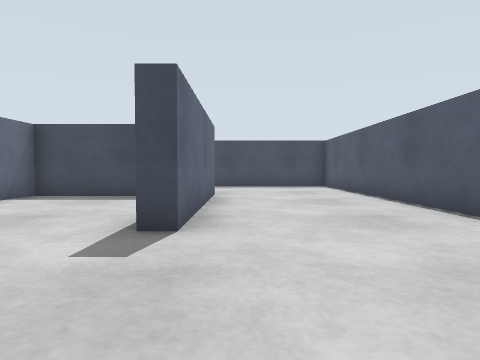
view 1 (above)

24 first-person views from a walk through a robot-simulator world made for Gazebo. The camera is 0.15 m above the floor, tilts 2° down and sees 75° across. The floor is counted in squares, 0.2 m on a side. Each view is taken from the middle of a square. On the plan, view 1 faces up. The plan holds only what a view shows up to about 10 squares ahead; the rest is blank. The place goes on beyond the plan.

view 2
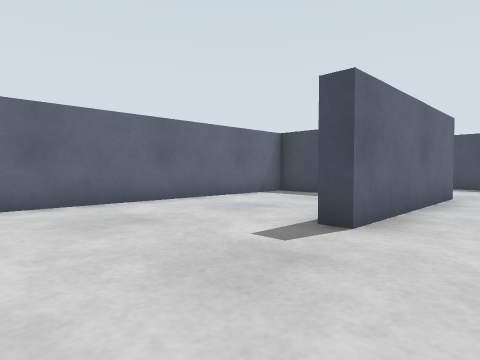

view 3
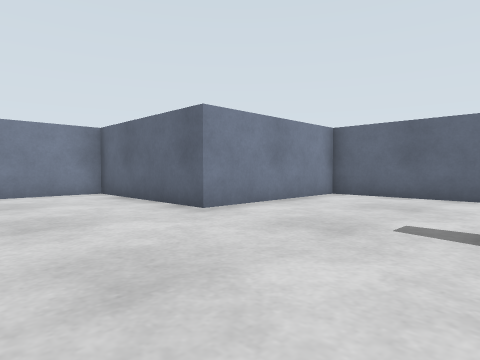

view 4
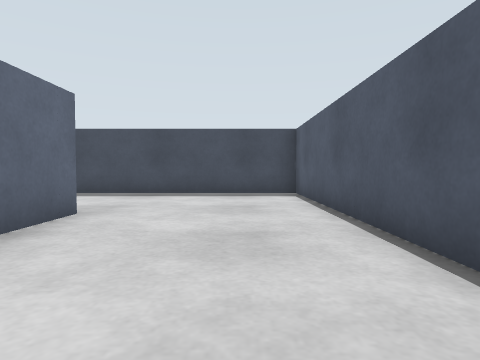

view 5
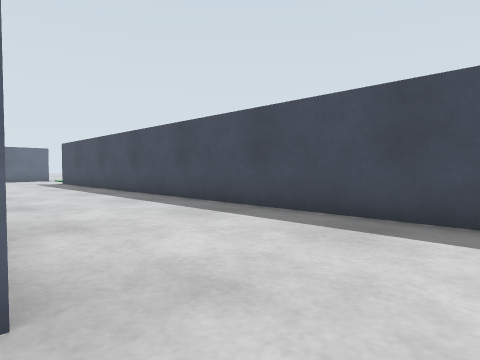

view 6
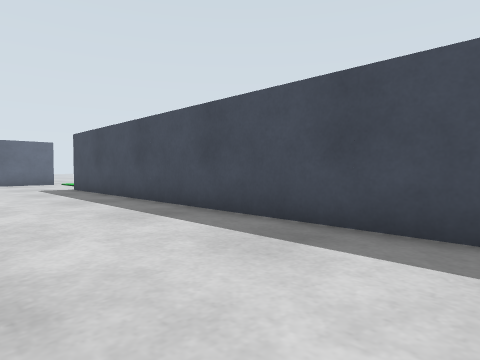

view 7
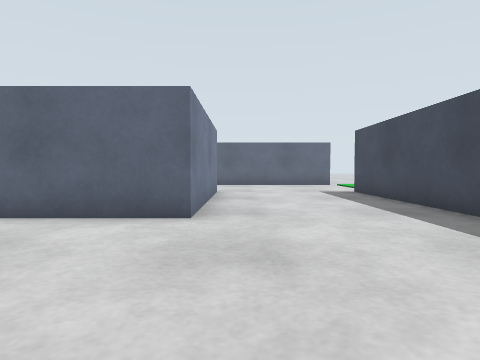

view 8
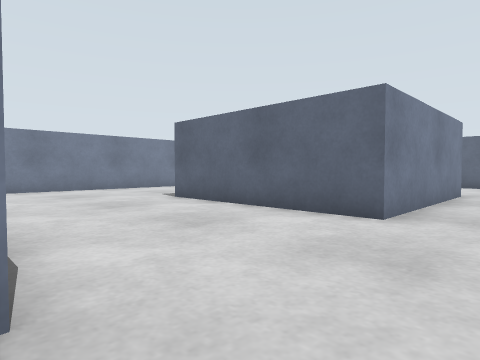

view 9
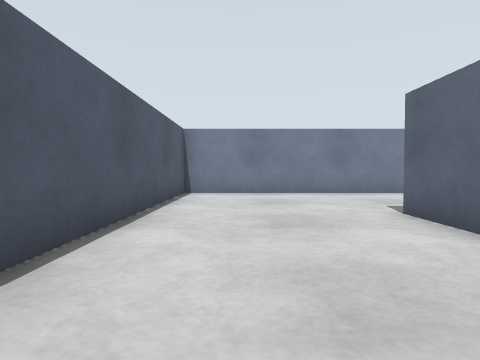

view 10
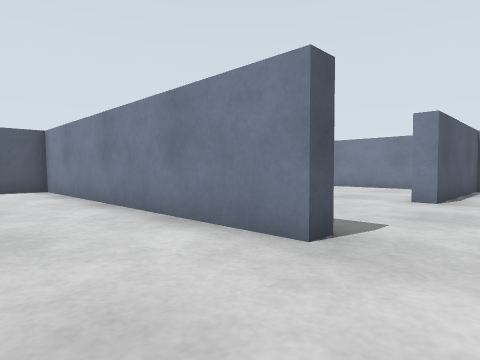

view 11
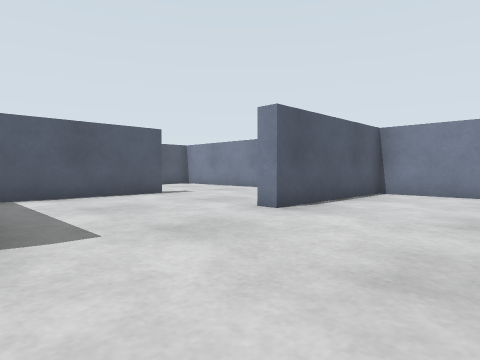

view 12
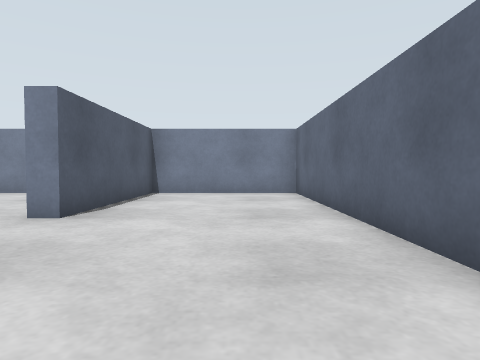

view 13
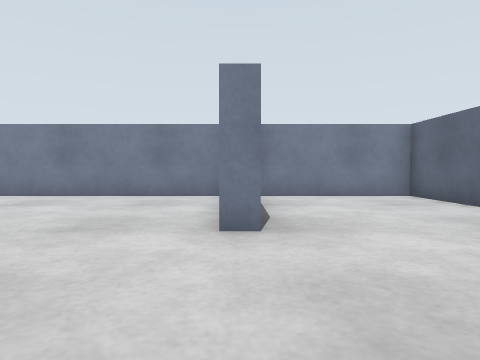

view 14
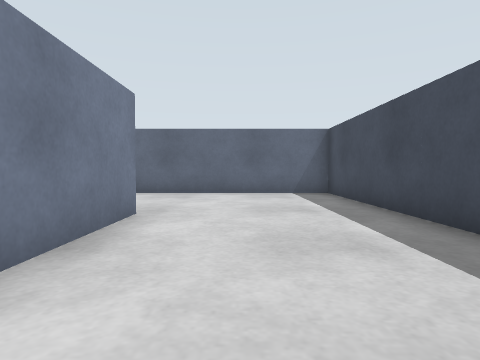

view 15
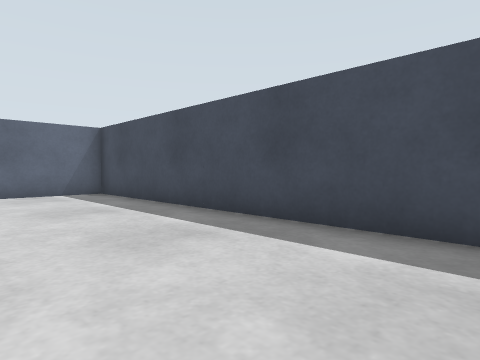

view 16
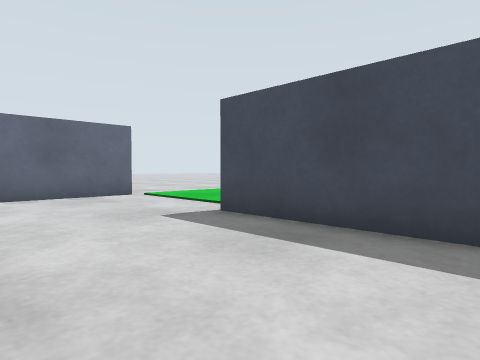

view 17
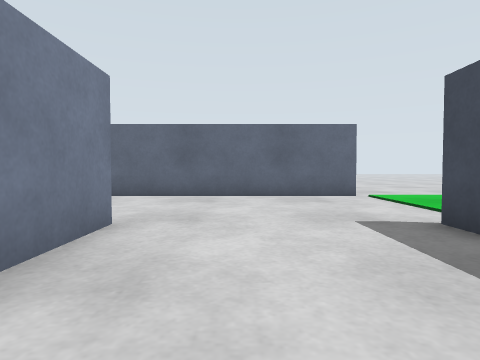

view 18
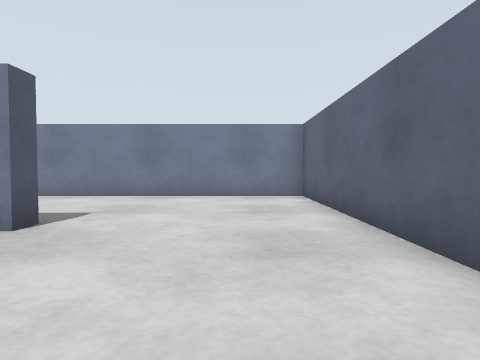

view 19
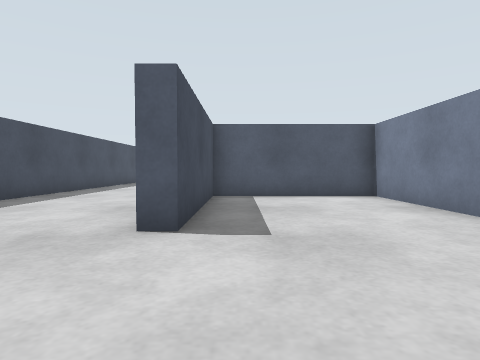

view 20
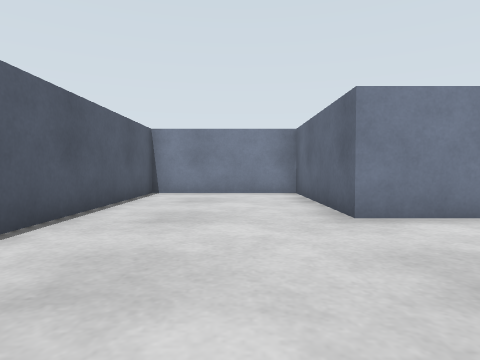

view 21
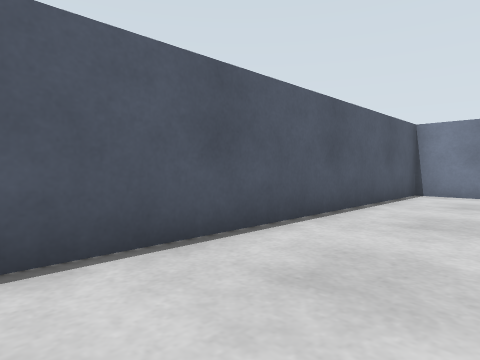

view 22
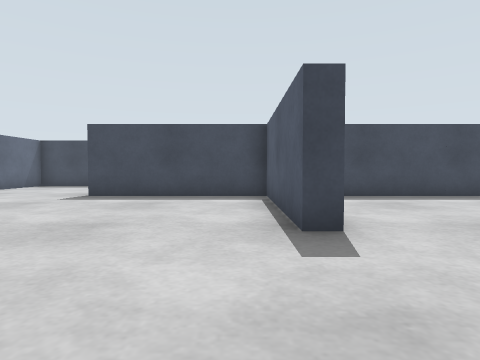

view 23
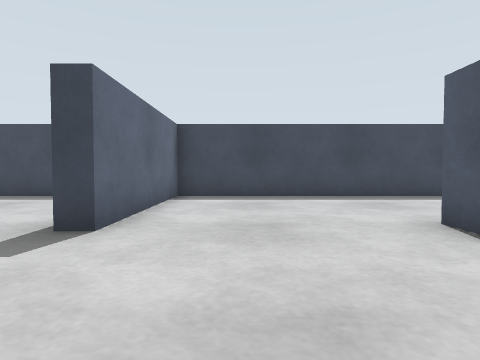

view 24
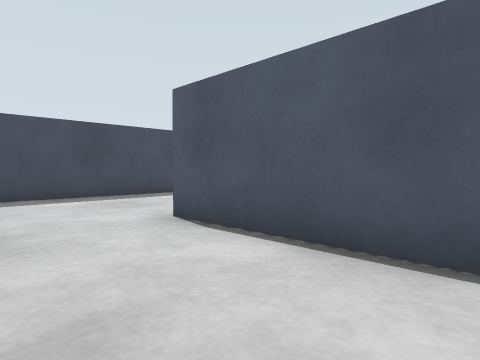

### Floor plan
Ten units are one square. View 1 is at (0, 0); x grows to the right and y downward. Boxes are objects, and circles mark ways between rooms. Rooms are numbered by the first view taken in them; rooms with no view inside come last. Other rooms are left out.
<svg viewBox="-213 -145 255 258">
<path fill="none" stroke="#000" d="M-114 -38 -208 -38 -208 4M-7 -94 -7 -38 -12 -38M-7 7 -7 57 37 57 37 -138 -162 -138M-163 -93 -108 -93 -108 -38M-163 7 -62 7 -62 -68M-208 -134 -208 -94M-163 13 -163 7M-208 4 -208 108 -163 108 -163 57 -158 57M-208 -94 -208 -42 -113 -42 -113 -87 -163 -87 -163 -93M-108 63 -113 63M-155 108 -104 108M-104 108 -92 108M-62 98 -62 58M-29 -87 -57 -87 -57 7 -7 7M-54 13 -108 13 -108 63M-113 63 -113 13 -163 13"/>
<circle cx="-185" cy="10" r="3" fill="#2a7"/>
<circle cx="-185" cy="-90" r="3" fill="#2a7"/>
<circle cx="-10" cy="-15" r="3" fill="#2a7"/>
<circle cx="-160" cy="35" r="3" fill="#2a7"/>
<circle cx="-110" cy="85" r="3" fill="#2a7"/>
<circle cx="-135" cy="60" r="3" fill="#2a7"/>
<circle cx="-85" cy="60" r="3" fill="#2a7"/>
<text x="-70" y="-60">1</text>
<text x="-180" y="50">2</text>
<text x="-160" y="-70">3</text>
<text x="-130" y="80">4</text>
<text x="-90" y="80">5</text>
<text x="-40" y="-40">6</text>
<text x="-80" y="30">7</text>
<text x="-140" y="30">8</text>
</svg>
Room 1 opens to room 2. Room 1 opens to room 3. Room 1 opens to room 6. Room 2 opens to room 8. Room 4 opens to room 5. Room 4 opens to room 8. Room 5 opens to room 7.

Where each view was taken, in squares from view 1:
view 1: 0 up, 0 right, facing up
view 2: 0 up, 1 right, facing up-left
view 3: 4 up, 3 right, facing down-left
view 4: 4 up, 2 right, facing up
view 5: 9 up, 1 right, facing up-left
view 6: 10 up, 4 left, facing up-left
view 7: 10 up, 6 left, facing left
view 8: 11 up, 6 left, facing down-left
view 9: 9 up, 8 left, facing down
view 10: 2 up, 18 left, facing down-right
view 11: 1 down, 20 left, facing down-right
view 12: 1 down, 19 left, facing down
view 13: 2 down, 16 left, facing down
view 14: 1 up, 11 left, facing left
view 15: 0 up, 11 left, facing up-left
view 16: 10 up, 12 left, facing up-left
view 17: 11 up, 12 left, facing left
view 18: 13 up, 19 left, facing down
view 19: 8 up, 20 left, facing right
view 20: 4 up, 1 right, facing down
view 21: 4 up, 1 right, facing down-right
view 22: 10 down, 12 left, facing up
view 23: 10 down, 9 left, facing up
view 24: 10 down, 9 left, facing up-right
